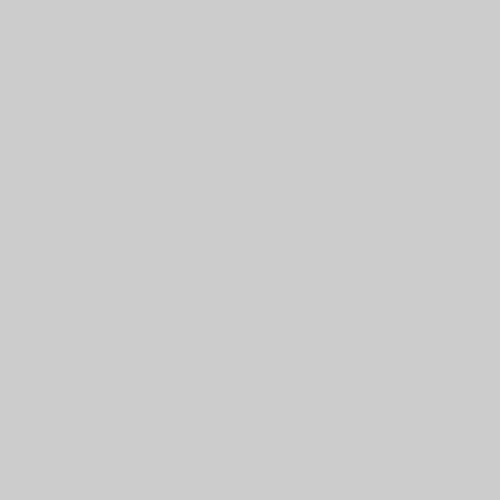
Frame 1 (no input)
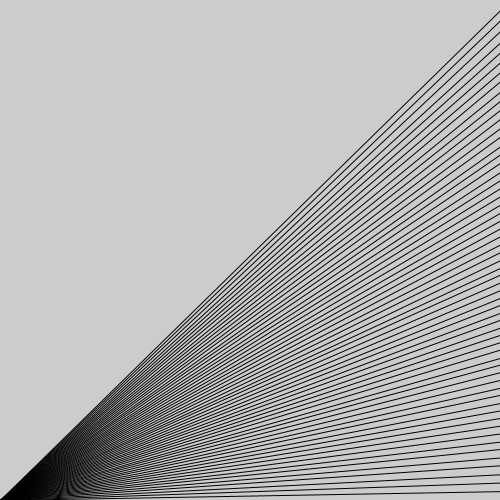
Frame 60 (the mouse pressed at the canvas centre just before this capture)
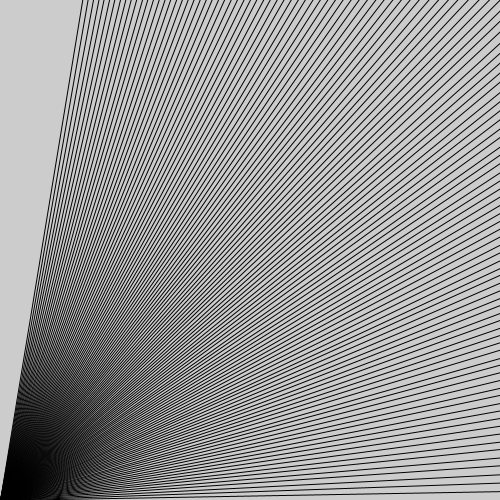
Frame 120 (the mouse held since frame 60 and released just before this capture)

The Processing sketch that drew these frames (run headless with seeded random() and noise(); from frame 60 on, the mouse is pressed at the canvas centre):

// Processing sketch: vector_03
// ── vector_03.pde
PVector position=new PVector(width, 0);
float anglespeed=-1;
void setup() {
  size(500, 500);
  position.set(width, height);
}

void draw() {
  line(0, height, position.x, position.y);
  position.rotate(radians(anglespeed));
  if (position.x<0 || position.y>height)anglespeed*=-1;
}
